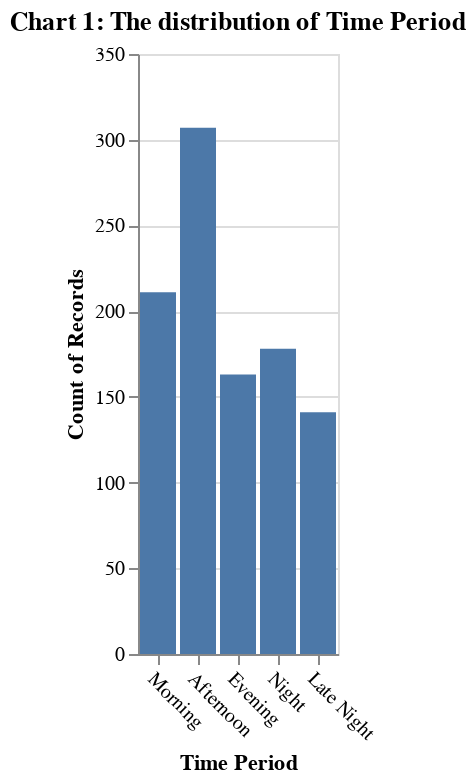

Notebook code cell kept with this figure:
### Code cell
# visualize the distribution of incidents records based on time period
time_period_dist = alt.Chart(data).mark_bar().encode(
    x = alt.X('time_period', title = 'Time Period',sort=['Morning', 'Afternoon','Evening','Night','Late Night']),
    y = alt.Y('count()', title = 'Count of Records')
).configure_axisX(
    labelAngle=45
).properties(title='Chart 1: The distribution of Time Period')
time_period_dist

### Figure 1 — Vega-Lite specification as saved in the notebook (floating-point values rounded to 4 significant figures; data arrays with more than 128 entries replaced by an {"elided": "..."} marker saying what was removed)
{"config": {"view": {"continuousWidth": 300, "continuousHeight": 300}, "axisX": {"labelAngle": 45}}, "data": {"name": "data-761a0ad8a9d8865469f2da16643bc75c"}, "mark": {"type": "bar"}, "encoding": {"x": {"field": "time_period", "sort": ["Morning", "Afternoon", "Evening", "Night", "Late Night"], "title": "Time Period", "type": "nominal"}, "y": {"aggregate": "count", "title": "Count of Records", "type": "quantitative"}}, "title": "Chart 1: The distribution of Time Period", "$schema": "https://vega.github.io/schema/vega-lite/v5.16.3.json", "datasets": {"data-761a0ad8a9d8865469f2da16643bc75c": {"elided": "1000 records"}}}
